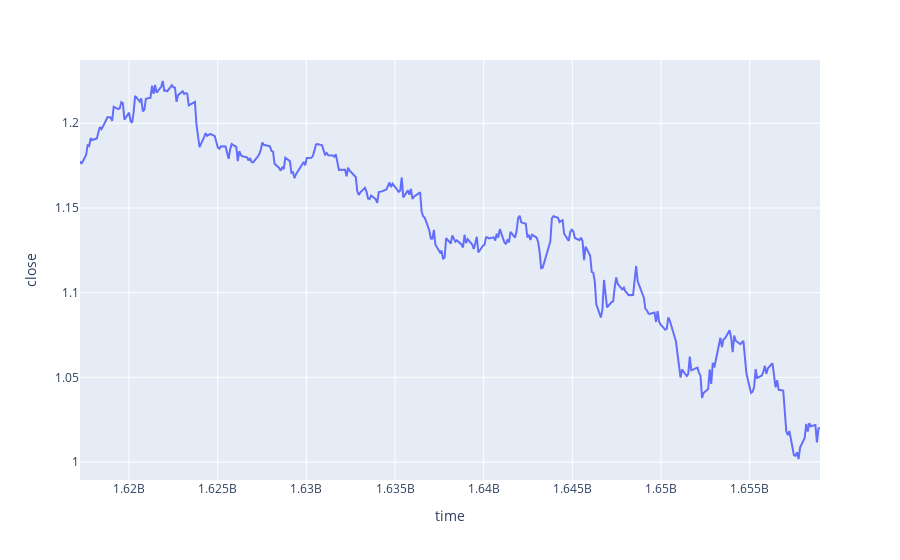

Notebook code for this chart:
### Code cell
fig = px.line(data1, x=data1['time'], y = data1['close'])
fig.show()

### Figure 1 — Plotly figure (JSON) as saved in the notebook; plotly's stock layout.template omitted (floating-point values rounded to 4 significant figures; data arrays with more than 128 entries replaced by an {"elided": "..."} marker saying what was removed)
{"data": [{"hovertemplate": "time=%{x}<br>close=%{y}<extra></extra>", "legendgroup": "", "line": {"color": "#636efa", "dash": "solid"}, "marker": {"symbol": "circle"}, "mode": "lines", "name": "", "orientation": "v", "showlegend": false, "type": "scatter", "x": {"elided": "346 int values"}, "xaxis": "x", "y": {"elided": "346 float values"}, "yaxis": "y"}], "layout": {"legend": {"tracegroupgap": 0}, "margin": {"t": 60}, "xaxis": {"anchor": "y", "domain": [0, 1], "title": {"text": "time"}}, "yaxis": {"anchor": "x", "domain": [0, 1], "title": {"text": "close"}}}}
